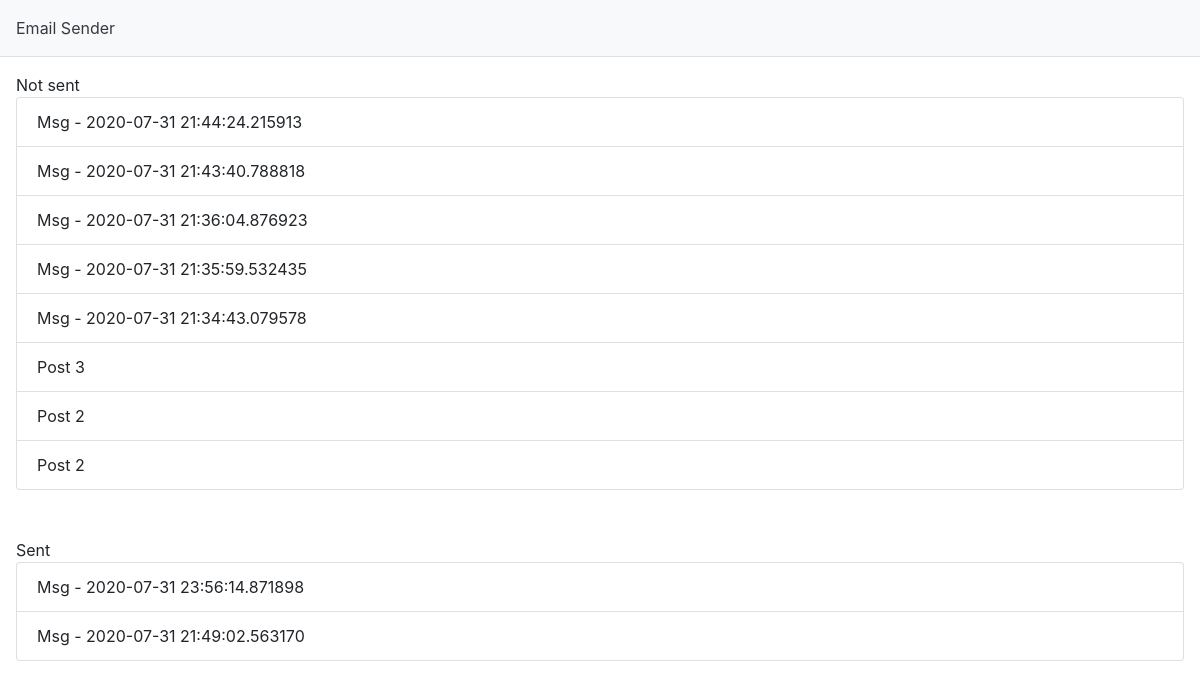
The page /list/ on the database as committed earlier.
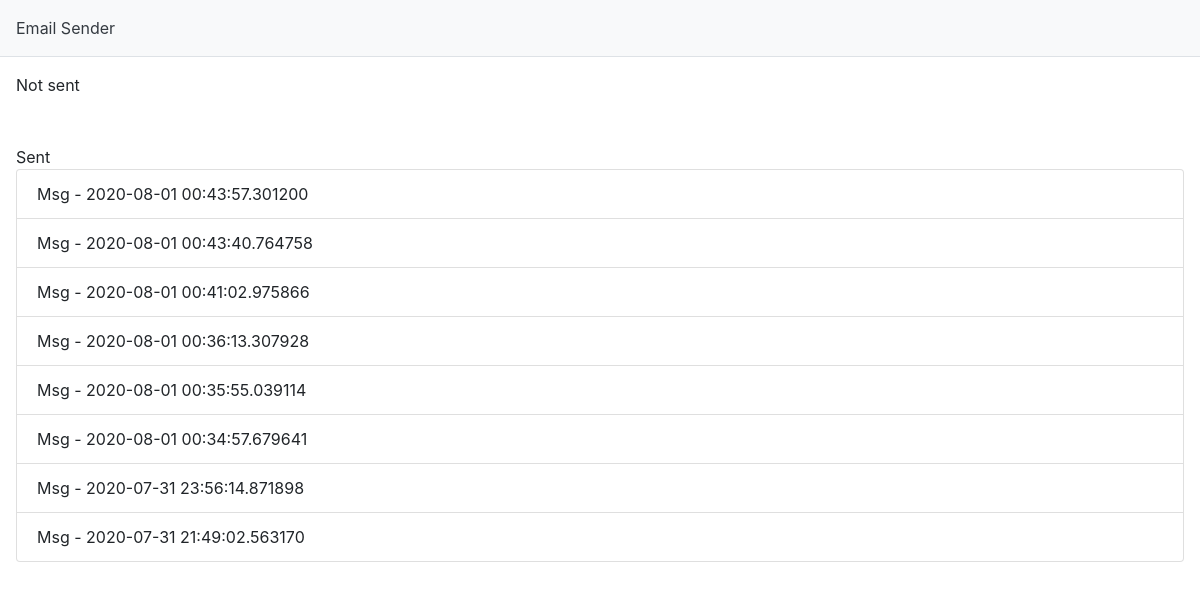
The same page on the database as committed later.
### common/models.py (models this page shows, shortened)
class Message(models.Model):
    STATUSES = (
        (1, "sent"),
        (2, "wait")
    )
    title=models.CharField(max_length=100)
    body=models.TextField()
    status=models.PositiveSmallIntegerField(choices=STATUSES, default=2)

### common/views.py (the view)
# urls.py: path('list/', ListMessage.as_view(), name='list'),
class ListMessage(ListView):
    model = Message
    context_object_name = 'msgs'
    template_name = 'list.html'
    queryset = Message.objects.order_by('-id')[:10]

### common/templates/list.html
{% extends 'base.html' %}
{% block content %}
<div class="pl-3 pr-3">
 Not sent
 <ul class="list-group">
 {% for msg in msgs %}
  {% if msg.status == 2 %}
  <li class="list-group-item">{{ msg.title }}</li>
  {% endif %}
 {% endfor %}
 </ul>
</div>
<div class="mt-5 pl-3 pr-3">
 Sent
 <ul class="list-group">
 {% for msg in msgs %}
  {% if msg.status == 1 %}
  <li class="list-group-item">{{ msg.title }}</li>
  {% endif %}
 {% endfor %}
 </ul>
</div>
{% endblock %}

### common/templates/base.html (shortened to what this page needs)
<!DOCTYPE html>
<html lang="en">
<head>
    <link rel="stylesheet" href="https://stackpath.bootstrapcdn.com/bootstrap/4.5.0/css/bootstrap.min.css">
</head>
<body>
<header class="border-bottom p-3 mb-3 bg-light text-dark">
    Email Sender
</header>
<main>
    {% block content %}
    {% endblock %}
</main>
</body>
</html>

Rows that differ between the two databases and show on the page:
removed Message: title "Msg - 2020-07-31 21:44:24.215913"
removed Message: title "Msg - 2020-07-31 21:43:40.788818"
removed Message: title "Msg - 2020-07-31 21:36:04.876923"
removed Message: title "Msg - 2020-07-31 21:35:59.532435"
removed Message: title "Msg - 2020-07-31 21:34:43.079578"
removed Message: title "Post 3"
removed Message: title "Post 2"
removed Message: title "Post 2"
added Message: title "Msg - 2020-08-01 00:43:57.301200"
added Message: title "Msg - 2020-08-01 00:43:40.764758"
added Message: title "Msg - 2020-08-01 00:41:02.975866"
added Message: title "Msg - 2020-08-01 00:36:13.307928"
added Message: title "Msg - 2020-08-01 00:35:55.039114"
added Message: title "Msg - 2020-08-01 00:34:57.679641"
